Frame 1 (no input): blank canvas, image omitted
Frame 60 (no input): blank canvas, image omitted
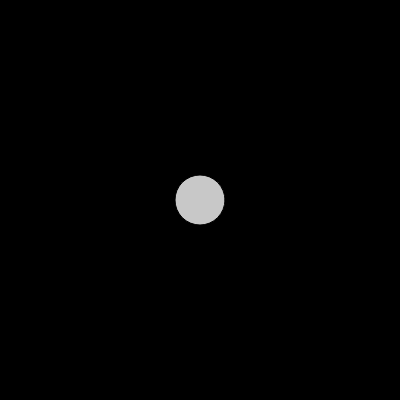
Frame 120 (the mouse pressed at the canvas centre since frame 60)

The p5.js sketch whose frames 1 and 60 were blank and that drew this single picture after the mouse press (run headless with seeded random() and noise() and a simulated clock; from frame 60 on, the mouse is pressed at the canvas centre):

// p5.js sketch
// ── sketch.js
function setup() {
	createCanvas(400, 400);
	// background(0);
}

function draw() {
    background(0)
    fill(mouseX)
    circle(mouseX, mouseY, 50)
}

// ── 2d-physics-engine-next.js
function setup(){
  createCanvas(400, 400);

  mover = new Mover(200, 200);
}

function draw(){
  background(30);
  mover.update();
  mover.show();
  
}


class Mover{
  constructor(x, y){
    this.pos = createVector(x, y);
    this.vel = p5.Vector.random2D();
    this.vel.mult(random(3));

  }

  update(){
    let mouse = createVector(mouseX, mouseY);
    this.acc = p5.Vector.sub(mouse, this.pos);
    this.acc.setMag(0.1);

    this.vel.add(this.acc);
    // this.vel.limit(2); 

    this.pos.add(this.vel);
    }

  show(){
    // stroke(255, 10);
    noStroke();
    // strokeWeight(4);
    fill(255);
    circle(this.pos.x, this.pos.y, 32);
    }
}
// ── 2d-physics-engine.js
function setup(){
    createCanvas(windowWidth, windowHeight);
    //initializing the shapes...
    phyRect = new Rectangle(rect_x, windowHeight-rect_y, rectWidth, rectHeight, rect_velocity);
    phyCirc = new Circle(circle_x, windowHeight-circle_radius, circle_radius*2, circle_velocity);
    
}

let rect_x = 100;
let rect_y = 50;
let rectWidth = 70;
let rectHeight = 50;

let circle_x = 40;
let circle_radius = 20;

let rect_velocity = -1;
let circle_velocity = 1;

function draw(){
    background(30);
    //moving the shapes..
    phyRect.draw();
    phyRect.move();
    phyCirc.draw();
    phyCirc.move();

    console.log(distanceFind(phyCirc, phyRect));
    console.log(checkCollision(phyCirc, phyRect));
    
}
class Rectangle{
    constructor(x, y, width, height, velocity, mass){
        this.x = x;
        this.y = y;
        this.width = width;
        this.height = height;
        this.mass = mass; 
        this.velocity = velocity;
        this.center = {x: this.x + this.width/2, y: this.y + this.height/2};
    }

    move(){
        this.x = this.x + this.velocity;
    }

    draw(){
        rect(this.x, this.y, this.width, this.height, 8, 8, 8);
    }
}

class Circle{
    constructor(x, y, diameter, velocity){
        this.x = x;
        this.y = y;
        this.diameter = diameter;
        this.velocity = velocity;
        this.center = {x: this.x + this.diameter/2, y: this.y + this.diameter/2};
    }
    move(){
        this.x = this.x+this.velocity;
    }

    draw(){
        circle(this.x, this.y, this.diameter);
    }
}

function distanceFind(circle, rect){
    x1 = circle.center.x;
    y1 = circle.center.y;
    x2 = rect.center.x;
    y2 = rect.center.y;
    
    let distance = Math.sqrt(((x1-x2)**2 + (y1-y2)**2));
    return distance;
    
}

function checkCollision(circle, rect){
    if(distanceFind(circle, rect) >= circle.diameter/2 + rect.width/2){
        
        return false;
    }
    else{
        stop();
        // return true;
    }
}
// ── linked-list-visual.js
let ball;
function setup(){
    createCanvas(400, 400);
    ball = new Ball(200, 200, 10);

}

function draw(){
    background(30);
    ball.show();
    ball.update();
    // if(keyPressed === true){
    //     ball.applyForce([0, 0.1]);
    // }

}

function keyPressed(){
    // if(keyCode === UP_ARROW){
    //     ball.applyForce([0, -0.1]);
    // }
    // if(keyCode === DOWN_ARROW){
    //     ball.applyForce([0, 0.1]);
    // }
    // if(keyCode === LEFT_ARROW){
    //     ball.applyForce([-0.1, 0]);
    // }
    // if(keyCode === RIGHT_ARROW){
    //     ball.applyForce([0.1, 0]);
    // }

    ball.applyForce([0, -0.1]);

}

const G = 6.67408e-11;
const accEarth = 9.8;

class Ball{
    constructor(x, y, mass){
        
        this.pos = createVector(x, y);
        this.vel = createVector(0, 0);
        this.acc = createVector(0, 0);
        this.mass = mass;
    }

    update(){
        this.pos.add(this.vel);
        this.vel.add(this.acc);
    }

    show(){
        noStroke();
        fill(255);
        circle(this.pos.x, this.pos.y, 32);
    }

    applyForce(force){
        this.acc.add(force);
    }
}
// ── sketch1.js
let circleX = 10;
let r, g, b;


// let circleSize = Math.random()*100
function setup() {
	createCanvas(windowWidth, windowHeight);
    newCanvas = createCanvas(windowWidth, windowHeight);
	background(0);
    x = windowWidth/2;
    y = windowHeight/2;
}

function draw() {
    r = random(255);
    g = random(255);
    b = random(255);
    let speed = 100;
    if(x > windowWidth ||x > windowHeight || y >windowHeight || y > windowWidth){
        x = windowWidth/2;
        y = windowHeight/2;
    }
    else{
        x+=random(-speed, speed);
        y+=random(-speed, speed);
    }   

    let circleSize = random(20);
    fill(r, g, b);
    circle(x, y, circleSize);

    if(mouseIsPressed){

    }
}

function keyPressed(){
    stop();
}

function mousePressed(){
    stop();
}


// ── sketch2.js
function setup(){
    createCanvas(windowWidth, windowHeight);
}

function draw(){
    background(0);
    fill(255);
    //circle(mouseX, mouseY, 50);

    for(let i = 0; i < windowWidth; i++){
        let x = windowWidth/2;
        let y = windowHeight/2;
        //noStroke();
        circle(x, y, windowWidth);
    }
}
